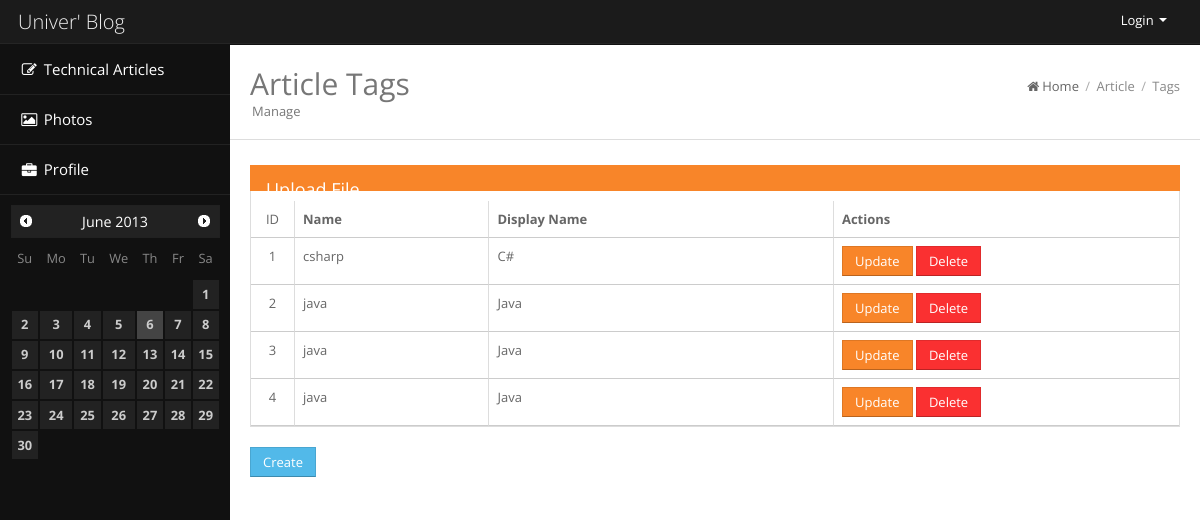
The page /article/tag/ on the database as committed earlier.
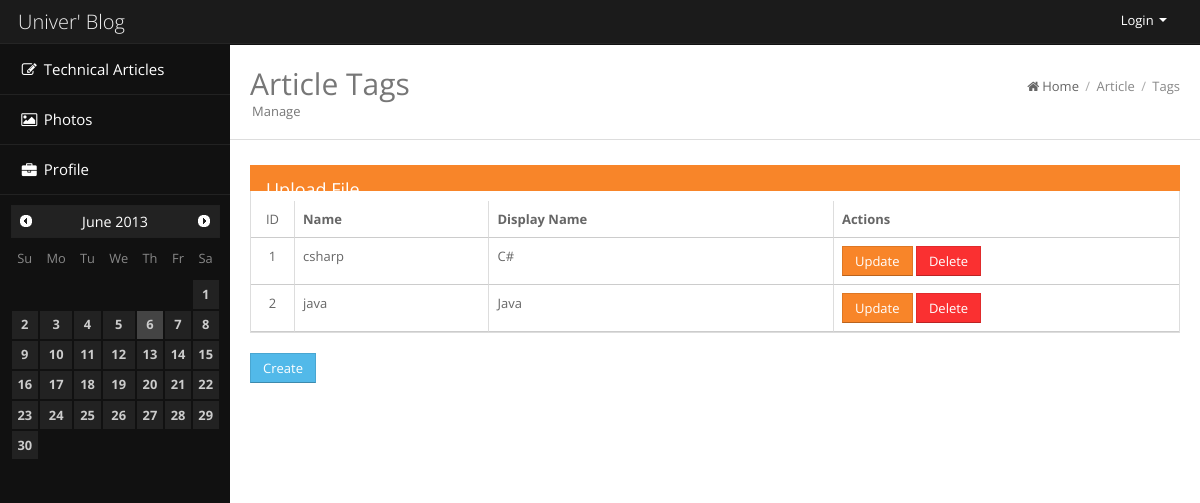
The same page on the database as committed later.
### article/models.py (models this page shows, shortened)
class ArticleTag(Model):
    name = models.CharField(max_length=20)
    display_name = models.CharField(max_length=50)

### article/views.py (the view)
class ArticleTagList(TemplateView):
    template_name = 'article_tag_list.html'
    def get_context_data(self, **kwargs):
        context = super(ArticleTagList, self).get_context_data(**kwargs)
        context['article_tags'] = ArticleTag.objects.order_by('display_name')
        context['path'] = (PathItem('/article', 'Article'), PathItem('/article/tag', 'Tags'))
        return context

### article/templates/article_tag_list.html (shortened to what this page needs)
{% extends "base.html" %} {% block head %}
<h2 class="pull-left">
	Article Tags <span class="page-meta">Manage</span>
</h2>
{% endblock %} {% block content %}
<div class="row-fluid">
	<div class="widget worange">
		<div class="widget-head">
			<div class="pull-left">Upload File</div>
		</div>
		<div class="widget-content referrer">
			<table id="tags" class="table table-bordered">
				<tr>
					<th class="span1"><center>ID</center></th>
					<th class="span3">Name</th>
					<th class="span5">Display Name</th>
					<th class="span5">Actions</th>
				</tr>
				{% for tag in article_tags %}
				<tr>
					<td><center>{{ tag.id }}</center></td>
					<td>{{ tag.name }}</td>
					<td>{{ tag.display_name }}</td>
					<td>
						<button class="btn btn-warning update">Update</button>
						<button class="btn btn-danger delete">Delete</button>
					</td>
				</tr>
				{% endfor %}
			</table>
		</div>
	</div>
	<button class="btn btn-info">Create</button>
</div>
{% endblock %}

### templates/base.html (shortened to what this page needs)
<!DOCTYPE html>
<html lang="en">
<head>
{% load staticfiles %}
{% include "base_css.html" %}
</head>
<body>
	<div class="navbar navbar-fixed-top navbar-inverse">
		<div class="navbar-inner">
			<div class="container">
				<a href="/home" class="brand"> {% block brand %} Univer' Blog {%endblock %} </a>
				<ul class="nav pull-right">
					<li class="dropdown pull-right">
						<a data-toggle="dropdown" class="dropdown-toggle" href="#">
							{% if request.user.is_authenticated %}
								{{ request.user.get_full_name }}
							{% else %}
								Login
							{% endif %}
							<b class="caret"></b>
						</a>
					</li>
				</ul>
			</div>
		</div>
	</div>
	<div class="content">
		{% include "base_sidebar.html" %}
		<div class="mainbar">
			<div class="page-head">
				{% block head %}{% endblock %}
				<div class="bread-crumb pull-right">
					<a href="/"><i class="icon-home"></i>Home</a>
					{% if path != None %}
						{% for item in path %}
							<span class="divider">/</span>
							<a href="{{ item.url }}" class="bread-current">{{ item.name }}</a>
						{% endfor %}
					{% endif %}
				</div>
				<div class="clearfix"></div>
			</div>
			<div class="matter">
				<div class="container-fluid">{% block content %}{% endblock %}
				</div>
			</div>
		</div>
	</div>
</body>
</html>

### templates/base_css.html
{% load staticfiles %}
<link href="{% static 'style/bootstrap.css' %}" rel="stylesheet" />
<link href="{% static 'style/font-awesome.css' %}" rel="stylesheet">
<link href="{% static 'style/jquery-ui.css' %}" rel="stylesheet" />
<link href="{% static 'style/fullcalendar.css' %}" rel="stylesheet " />
<link href="{% static 'style/prettyPhoto.css' %}" rel="stylesheet" />
<link href="{% static 'style/rateit.css' %}" rel="stylesheet" />
<link href="{% static 'style/bootstrap-datetimepicker.min.css' %}" rel="stylesheet" />
<link href="{% static 'style/jquery.gritter.css' %}" rel="stylesheet" />
<link href="{% static 'style/jquery.cleditor.css' %}" rel="stylesheet" />
<link href="{% static 'style/bootstrap-toggle-buttons.css' %}" rel="stylesheet" />
<link href="{% static 'style/style.css' %}" rel="stylesheet" />
<link href="{% static 'style/widgets.css' %}" rel="stylesheet" />
<link href="{% static 'style/bootstrap-responsive.css' %}" rel="stylesheet">
<link href="{% static 'style/genghis/login.css' %}" rel="stylesheet">

### templates/base_sidebar.html (shortened to what this page needs)
<div class="sidebar">
	<div class="sidebar-inner">
		<ul class="navi">
			<li class="has_submenu nblue"><a href="#"> <i
					class="icon-edit"></i>Technical Articles
			</a>
				</li>
			<li class="nviolet"><a href="/photo"><i class="icon-picture"></i>Photos
			</a></li>
			<li class="norange"><a href="/about/profile/"><i class="icon-briefcase"></i>Profile</a></li>
		</ul>
		<div class="sidebar-widget">
			<div id="todaydate"></div>
		</div>
	</div>
</div>

### templates/base_js.html (shortened to what this page needs)
{% load staticfiles %}

### static/style/style.css (style rules this page uses)
* { border-radius: 0 !important; box-shadow: none !important; filter: progid:DXImageTransform.Microsoft.gradient(enabled = false) !important; text-shadow: none !important; font-family: "Open Sans", Arial, Helvetica, sans-serif; font-weight: 400; }
.navbar * { background-image: none !important; }
.btn { background-image: none !important; font-family: "Open Sans", Arial, Helvetica, sans-serif; }
body { font-size: 13px; line-height: 23px; color: #666; background:#111; padding-top: 45px; -webkit-font-smoothing: antialiased; }
body .container { width: 97%; padding-left: 1.5%; padding-right: 1.5%; }
h1,h2,h3,h4,h5,h6 { padding: 2px 0px; margin: 2px 0px; color: #777; font-weight: 400; }
h2 { font-size: 30px; line-height: 40px; }
a { color: #333; text-decoration: none !important; }
.btn { font-size: 13px !important; }
.btn.btn-info { background: #52b9e9 !important; }
.btn.btn-warning { background: #f88529 !important; }
.btn.btn-danger { background: #fa3031 !important; }
.navbar * { text-shadow:none !important; }
.navbar { background: #000; }
.navbar .brand { color: #eee !important; }
.navbar .container { width: 97% !important; }
.navbar .nav > li > a { font-size: 13px !important; color: #fff !important; }
.navbar .caret { border-top-color:#fff !important; border-bottom-color:#fff !important; }
.sidebar { width: 230px; float: left; display: block; background:#111; color: #eee; position: relative; }
.sidebar ul { padding: 0px; margin: 0px; list-style-type: none; }
.sidebar ul li { list-style-type: none; }
.sidebar .sidebar-inner { display: block; width:100%; margin: 0 auto; position: absolute; z-index: 60; background: #111; }
.sidebar .navi li i { margin-right: 5px; }
.sidebar .navi > li > a { display: block; padding: 12px 20px; font-size: 15px; line-height: 25px; color: #fff; text-decoration: none; border-bottom: 1px solid #222; background-color: #111; }
.sidebar .sidebar-widget { padding: 10px 5px; }
.mainbar { position: relative; margin-left: 230px; margin-right: 0px; width: auto; background:#fff; min-height: 900px; }
.mainbar .page-head { padding: 15px 20px; border-bottom: 1px solid #fff; }
.mainbar .page-meta { font-size: 13px; line-height: 15px; margin-left: 2px; display: block; }
.mainbar .bread-crumb { font-size: 13px; margin-top: 15px; color: #aaa; margin-left: 2px; }
.mainbar .bread-crumb i { margin-right: 3px; display:inline; position: static; top: 0px; width: auto; }
.mainbar .bread-crumb .divider { margin: 0px 3px; }
.mainbar .bread-crumb a { color: #666; }
.mainbar .bread-crumb a.bread-current { color: #888; }
.mainbar .matter { border-top: 1px solid #ddd; padding: 15px 0px; }
.widget { margin-top: 10px; margin-bottom: 20px; background: #fff; }
.widget .table { margin: 0px; width: 100%; }
.widget .table-bordered { border: 0px; }
.widget .table-bordered th { border-bottom: 1px solid #ccc !important; }
.widget .table-bordered td { border-top: 0px !important; border-bottom: 1px solid #ccc !important; }
.widget .table-bordered td:first-child, .widget .table-bordered th:first-child { border-left: 0px; }
.widget .widget-head { background-color: #f5f5f5; border: 1px solid #ddd; color: #777; font-size: 18px; padding: 12px 15px; }
.widget .widget-content { border-left: 1px solid #ddd; border-right:1px solid #ddd; border-bottom: 1px solid #ddd; }
.widget.worange .widget-head { background-color: #f88529; border: 1px solid #f88529; color: #fff; }

Rows that differ between the two databases and show on the page:
removed ArticleTag: id "3", name "java", display_name "Java"
removed ArticleTag: id "4", name "java", display_name "Java"
